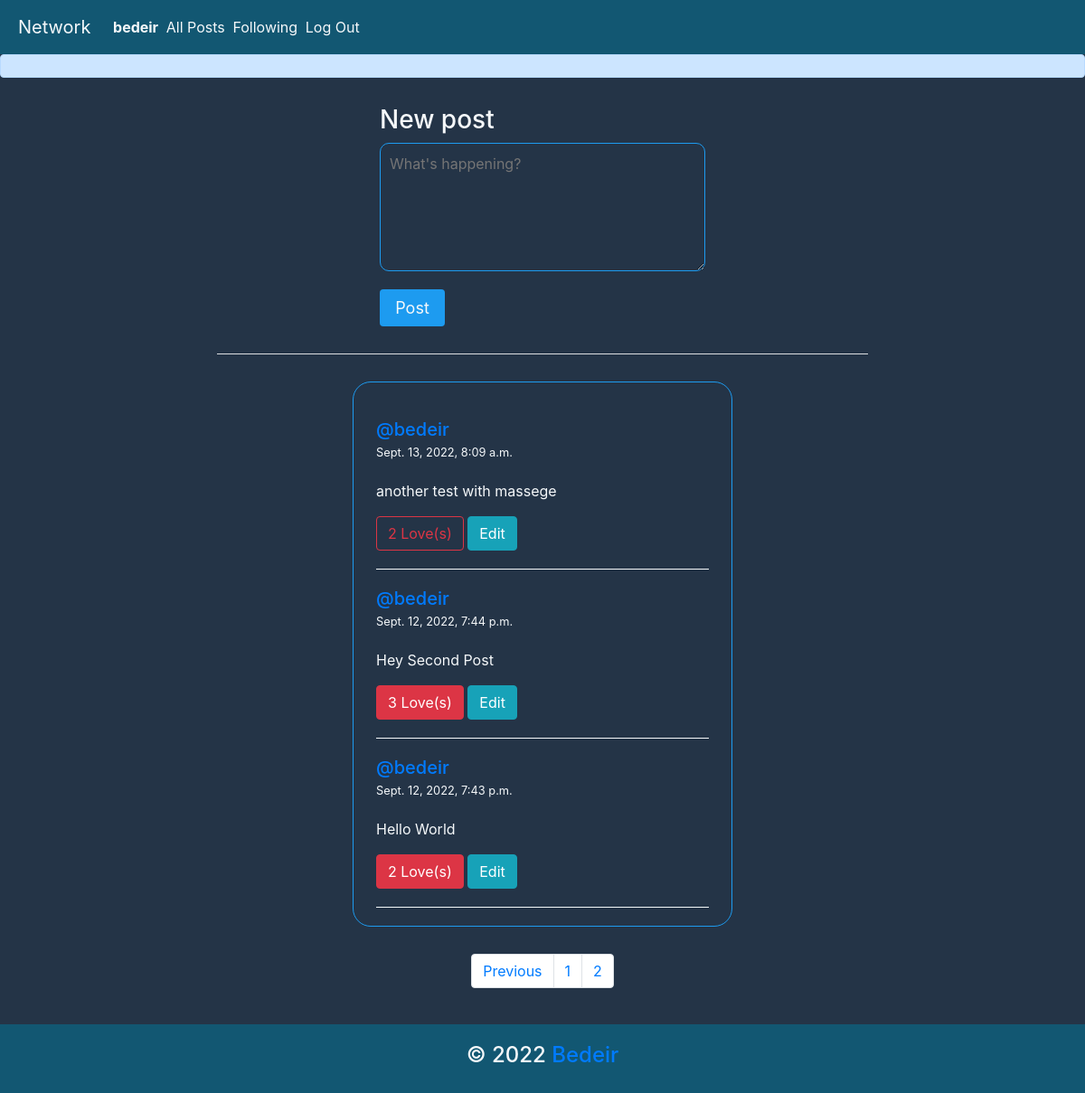
/?page=2 (signed in), run on the app's committed database.
### network/models.py (models this page shows, shortened)
class User(AbstractUser):
    following = models.ManyToManyField('User', related_name='followers')

class Post(models.Model):
    owner = models.ForeignKey(User, on_delete=models.CASCADE, related_name='posts')
    content = models.TextField()
    created = models.DateTimeField(auto_now_add=True)
    lovers = models.ManyToManyField(User, related_name='lovers')
    class Meta:
        ordering = ['-created']

### network/views.py (the view)
# urls.py: path("", views.index, name="index"),
def index(request):
    allPosts = Post.objects.all()
    paginator = Paginator(allPosts, 10)
    pageNumber = request.GET.get('page')
    onePagePosts = paginator.get_page(pageNumber)
    return render(request, "network/index.html",{
        "posts": onePagePosts,
        'pageNumRange': range(onePagePosts.paginator.num_pages)
    })

### network/templates/network/index.html (shortened to what this page needs)
{% extends "network/layout.html" %}
{% block body %}
{% if user.is_authenticated %}
<form action="{% url 'addPost' %}" class="form-post" method="post">
  <h3>New post</h3>
  <textarea
    name="getPost"
    id="getPost"
    cols="10"
    rows="5"
    placeholder="What's happening?"
  ></textarea>
  <input type="submit" class="btn btnPost" name="addPost" value="Post" />
</form>
<hr />
{% endif %}
<div class="all-posts">
  {% for post in posts %}
    <div class="post" id="{{ post.id }}">
      <div class="header-post">
        <a href="{% url 'getProfile' post.owner.username%}">
          <h5>@{{ post.owner.username }}</h5>
        </a>
        <small>{{ post.created }}</small>
      </div>
      <p id="content-{{post.id}}">{{ post.content }}</p>
      {% if user.is_authenticated %}
        {% if user in post.lovers.all %}
          <button class="btn btn-danger love" >
            <span id = "countLikes-{{post.id}}">
              {{ post.lovers.count }}
            </span>
            Love(s)
          </button>
        {% else %}
          <button class="btn btn-outline-danger love">
            <span id = "countLikes-{{post.id}}">
              {{ post.lovers.count }}
            </span>
            Love(s)
          </button>
        {% endif %}
        {% if user == post.owner %}
          <button class="btn btn-info edit">Edit</button>
        {% endif %}
      {% endif %}
    </div>
  {% empty %}
    <h2>Currently No posts..!</h2>
  {% endfor %}
</div>
<nav aria-label="Page navigation example">
  <ul class="pagination justify-content-center">
    {% if posts.has_previous %}
      <li class="page-item">
        <a class="page-link" href="?page={{ posts.previous_page_number }}" tabindex="-1" aria-disabled="false">Previous</a>
      </li>
    {% else %}
      <li class="page-item disabled">
        <a class="page-link" href="#" tabindex="-1" aria-disabled="true">Previous</a>
      </li>
    {% endif %}
    {% for i in pageNumRange %}
      <li class="page-item"><a class="page-link" href="?page={{ i|add:1 }}">{{ i|add:1 }}</a></li>
    {% endfor %}
  </ul>
</nav>
<footer>
  <h4>&copy; 2022 <a href="https://github.com/AhmedBedeir" target="_blank">Bedeir</a></h4>
</footer>
{% endblock %}

### network/templates/network/layout.html (shortened to what this page needs)
{% load static %}
<!DOCTYPE html>
<html lang="en">
    <head>
        <link rel="stylesheet" href="https://stackpath.bootstrapcdn.com/bootstrap/4.4.1/css/bootstrap.min.css">
        <link href="{% static 'network/styles.css' %}" rel="stylesheet">
    </head>
    <body>
        <nav class="nav-content">
            <a class="navbar-brand" href="{% url 'index' %}">Network</a>
            <div>
              <ul class="navbar-nav mr-auto">
                {% if user.is_authenticated %}
                    <li class="nav-item">
                        <a class="nav-link" href="{% url 'getProfile' user.username %}"><strong>{{ user.username }}</strong></a>
                    </li>
                {% endif %}
                <li class="nav-item">
                  <a class="nav-link" href="{% url 'index' %}">All Posts</a>
                </li>
                {% if user.is_authenticated %}
                    <li class="nav-item">
                        <a class="nav-link" href="{% url 'followingPosts'%}">Following</a>
                    </li>
                    <li class="nav-item">
                        <a class="nav-link" href="{% url 'logout' %}">Log Out</a>
                    </li>
                {% endif %}
              </ul>
            </div>
          </nav>
          <div class="alert alert-primary" role="alert">
          </div>
        <div class="body">
            {% block body %}
            {% endblock %}
        </div>
    </body>
</html>

### network/static/network/styles.css (style rules this page uses)
:root { --base-color: rgb(29, 155, 240); --text-color: #125772; --second-color: #657786; --light: #f5f8fa; --body-color: #243447; }
html { scroll-behavior: smooth; }
* { padding: 0; margin: 0; box-sizing: border-box; }
.nav-content { display: flex; align-items: center; padding: 10px 20px; background-color: var(--text-color); }
.nav-content div { width: 25%; }
.nav-content ul { display: flex; flex-direction: row; justify-content: space-evenly; }
.nav-content a { color: var(--light); }
body { background-color: var(--body-color); }
.form-post { width: 30%; margin: 30px auto; display: flex; flex-direction: column; }
#getPost { background-color: var(--body-color); border: 1px solid var(--base-color); border-radius: 10px; padding: 10px; color: var(--light); margin-bottom: 20px; }
.btnPost { background-color: var(--base-color); color: var(--light); width: 20%; font-size: large; }
.form-post h3 { color: var(--light); }
.all-posts { width: 35%; margin: 30px auto; border: 1px solid var(--base-color); padding: 20px 25px; border-radius: 20px; }
.post { color: var(--light); border-bottom: 1px solid var(--light); padding: 20px 0; }
hr { background-color: var(--light); width: 60%; margin: 0 auto; }
h5 { margin: 0; }
.header-post { margin-bottom: 20px; }
.alert { transition: 0.5; }
footer { text-align: center; color: var(--light); padding: 20px; background-color: var(--text-color); margin-top: 40px; }

### data on the page
User: username "bedeir"
Post: owner.username "bedeir", created "Sept. 13, 2022, 8:09 a.m.", content "another test with massege", lovers.count "2", shows "Edit"
Post: owner.username "bedeir", created "Sept. 12, 2022, 7:44 p.m.", content "Hey Second Post", lovers.count "3", shows "Edit"
Post: owner.username "bedeir", created "Sept. 12, 2022, 7:43 p.m.", content "Hello World", lovers.count "2", shows "Edit"

### other printed values
{{ i|add:1 }} "1" "2"
